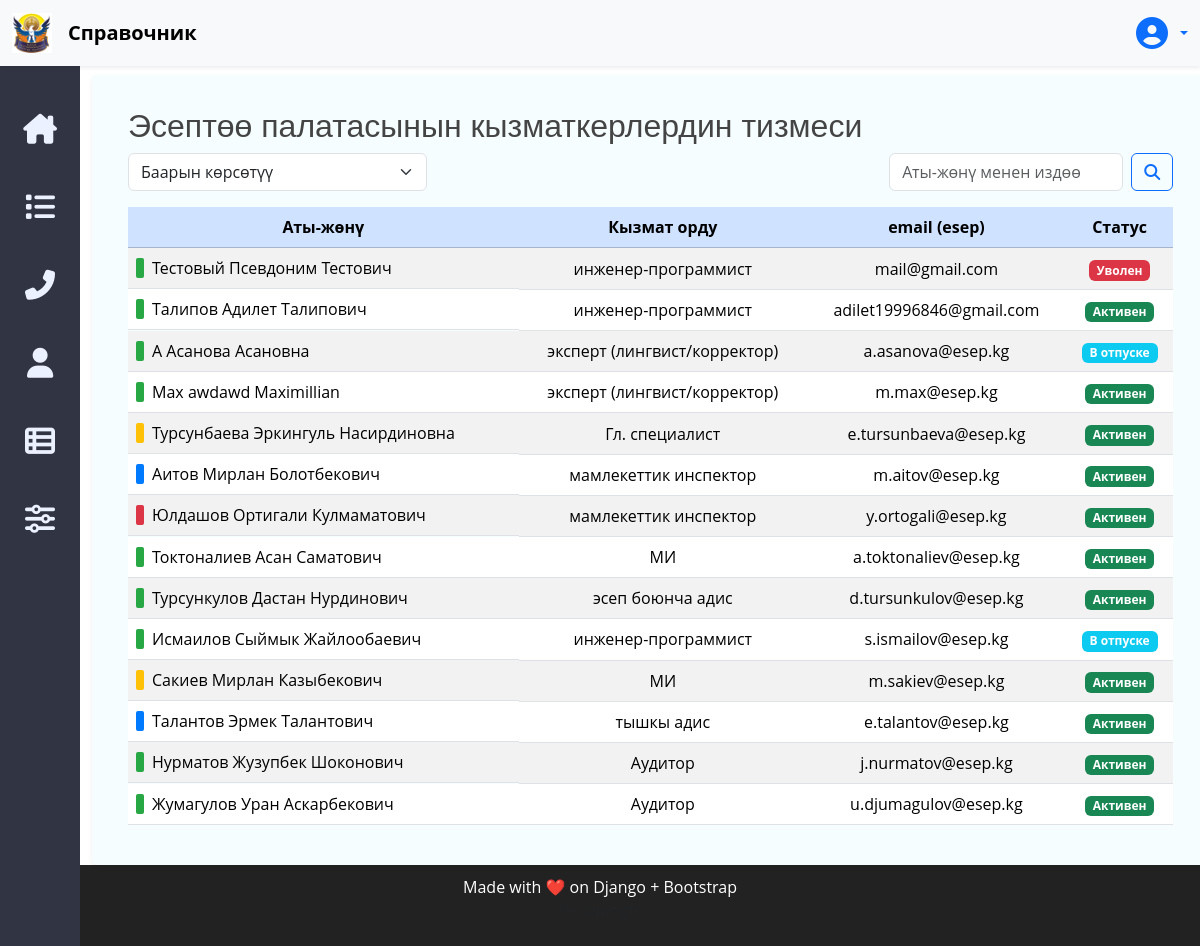
The page /employee_list/ on the database as committed earlier.
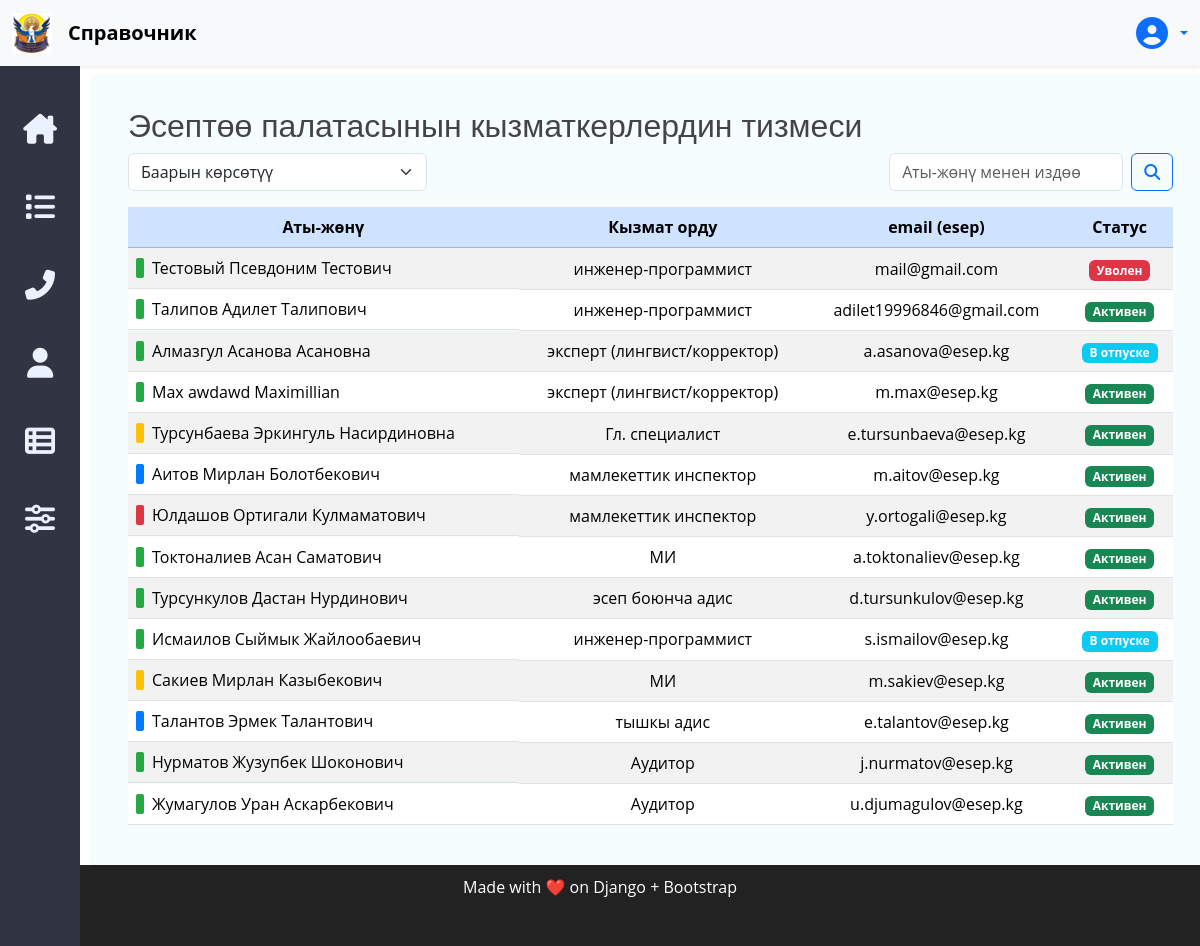
The same page on the database as committed later.
### accounts/models.py (models this page shows, shortened)
class Profile(models.Model):
    GENDER_CHOICES = [
        ('male', 'Мужской'),
        ('female', 'Женский'),
    ]
    STATUS_CHOICES = [
        ('active', 'Активен'),
        ('vacation', 'В отпуске'),
        ('fired', 'Уволен'),
    ]
    user = models.OneToOneField(User, on_delete=models.SET_NULL, null=True, blank=True,
                                related_name="profile", verbose_name="Учётная запись", )
    first_name = models.CharField("Имя", max_length=100)
    last_name = models.CharField("Фамилия", max_length=100)
    patronymic = models.CharField("Отчество", max_length=100, blank=True, null=True)
    pin = models.CharField("ИНН", max_length=20, unique=True, null=True, blank=True)
    birth_date = models.DateField("Дата рождения", null=True, blank=True)
    gender = models.CharField("Пол", max_length=10, choices=GENDER_CHOICES, blank=True)
    position = models.ForeignKey(Position, on_delete=models.SET_NULL,
                                 null=True, blank=True, verbose_name="Должность", related_name="profiles")
    office = models.ForeignKey(Office, on_delete=models.SET_NULL, null=True, blank=True, verbose_name="Филиал")
    email = models.EmailField("Email", blank=True, null=True)
    phone_number_work = models.CharField("Рабочий телефон",
                                         max_length=20, blank=True, null=True, default="-")
    phone_number_mobile = models.CharField("Мобильный телефон",
                                           max_length=20, blank=True, null=True, default="-")
    phone_number_government = models.CharField("Правит. телефон",
                                               max_length=10, blank=True, null=True, default="-")
    office_number = models.CharField("№ кабинета", max_length=5, blank=True, null=True, default="-")
    user_photo = models.ImageField("Фото пользователя", upload_to="user_photos/", blank=True, null=True)
    bio = models.TextField("О себе", blank=True, null=True, default="-")
    created_at = models.DateTimeField("Создан", auto_now_add=True)
    updated_at = models.DateTimeField("Обновлён", auto_now=True)
    status = models.CharField("Статус", max_length=10, choices=STATUS_CHOICES, default="active")
    is_inspector = models.BooleanField("Инспектор", default=False)

### core/models.py (models this page shows, shortened)
class Position(models.Model):
    title = models.CharField(_("Название должности"), max_length=150)
    department = models.ForeignKey(
        Department,
        on_delete=models.CASCADE,
        related_name="positions",
        null=True, blank=True,
        verbose_name="Отдел"
    )

### core/views.py (the view)
# urls.py: path("employee_list/", ProfileOfficesListView.as_view(), name="employees"),
class ProfileOfficesListView(ListView):
    model = Profile
    template_name = "core/empl_list.html"
    context_object_name = "employees"
    def get_queryset(self):
        queryset = super().get_queryset().select_related("office")
        office_id = self.request.GET.get("office")
        if office_id:
            queryset = queryset.filter(office_id=office_id)
        query = self.request.GET.get("q")
        if query:
            queryset = queryset.filter(
                Q(last_name__icontains=query) |
                Q(first_name__icontains=query) |
                Q(email__icontains=query)
            )
        return queryset
    def get_context_data(self, **kwargs):
        context = super().get_context_data(**kwargs)
        context["offices"] = Office.objects.all()
        context["selected_office"] = self.request.GET.get("office")
        return context

### core/templates/core/empl_list.html (shortened to what this page needs)
{% extends "base.html" %}
{% load i18n %}
{% block content %}
<div class="container mt-2">
    <h2>{% trans 'Эсептөө палатасынын кызматкерлердин тизмеси' %}</h2>
    <div class="d-flex justify-content-between align-items-center mb-3">
        <form method="get" class="d-flex">
            <select name="office" class="form-select me-2" onchange="this.form.submit()">
                <option value="">{% trans 'Баарын көрсөтүү' %}</option>
            </select>
        </form>
        <form method="get" class="d-flex" role="search">
            <input
                    type="text"
                    name="q"
                    value="{{ request.GET.q }}"
                    class="form-control me-2"
                    placeholder="{% trans 'Аты-жөнү менен издөө' %}">
            <button class="btn btn-outline-primary" type="submit"><i class="fa-solid fa-magnifying-glass"></i></button>
        </form>
    </div>
    <table class="table table-striped table-hover text-center align-middle ">
        <thead class="table-primary">
        </thead>
        <tbody>
        {% for employee in employees %}
        <tr onclick="window.location='{% url 'employee_detail' employee.pk %}'" style="cursor:pointer;">
            <td class="text-start d-flex align-items-center">
                {% if employee.office_id == 1 %}
                <span class="office-marker office-green"></span>
                {% elif employee.office_id == 2 %}
                <span class="office-marker office-yellow"></span>
                {% elif employee.office_id == 3 %}
                <span class="office-marker office-blue"></span>
                {% elif employee.office_id == 4 %}
                <span class="office-marker office-red"></span>
                {% endif %}
                {{ employee.last_name }} {{ employee.first_name }} {{ employee.patronymic }}
            </td>
            <td>{{ employee.position.title }}</td>
            <td>{{ employee.email }}</td>
            <td> {% if employee.status == 'active' %}
                <span class="badge bg-success">{{ employee.get_status_display }}</span>
                {% elif employee.status == 'vacation' %}
                <span class="badge bg-info">{{ employee.get_status_display }}</span>
                {% elif employee.status == 'fired' %}
                <span class="badge bg-danger">{{ employee.get_status_display }}</span>
                {% else %}
                {{ employee.get_status_display }}
                {% endif %}
            </td>
        </tr>
        {% empty %}
        <tr>
            <td colspan="6">{% trans 'Кызматкер жок' %}</td>
        </tr>
        {% endfor %}
        </tbody>
    </table>
</div>
{% endblock %}

Rows that differ between the two databases and show on the page:
changed Profile "Асанова": last_name "А" → "Алмазгул"
